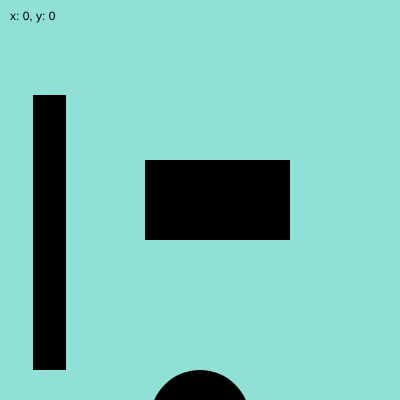
Frame 1 (no input)
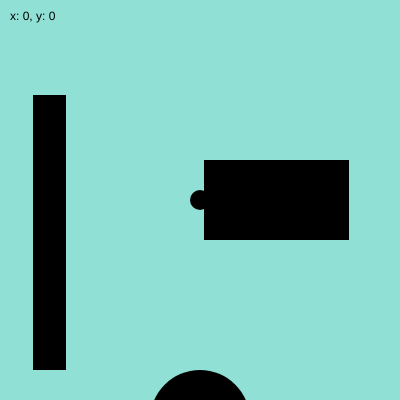
Frame 60 (no input)
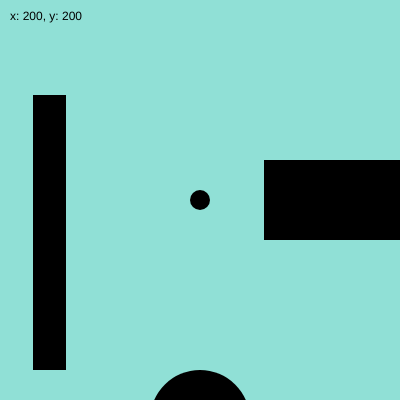
Frame 120 (the mouse pressed at the canvas centre since frame 60)

The p5.js sketch that drew these frames (run headless with seeded random() and noise() and a simulated clock; from frame 60 on, the mouse is pressed at the canvas centre):

// p5.js sketch
// ── sketch.js
var x2 = 145;
var y2 = 160;
var movement = 1;
var x = 200;
var y = 200;







function setup() {
    createCanvas(400,400);
}

function draw() {
    background (144,224,214);

circle (x,y,20);

        if (keyIsDown ('68')){
            x += 10;
        }
        else if (keyIsDown('65')){
            x -= 10;
        }
        else if (keyIsDown(87)){
            y -= 10;
        }
        else if (keyIsDown(83)){
            y += 10;
        }



        
    fill(0);
    noStroke();
    textSize(12);
    text("x: " + round(mouseX) + ", y: " + round(mouseY), 10, 20);

    
rect (33,95,33,275);
rect (x2,y2,145,80);
x2++
circle (200,420,100)

if (x > 195 && y > 380){
    background ('black')
    fill ('white');
    textSize (20);
    text("winner",200,200);
}



}
